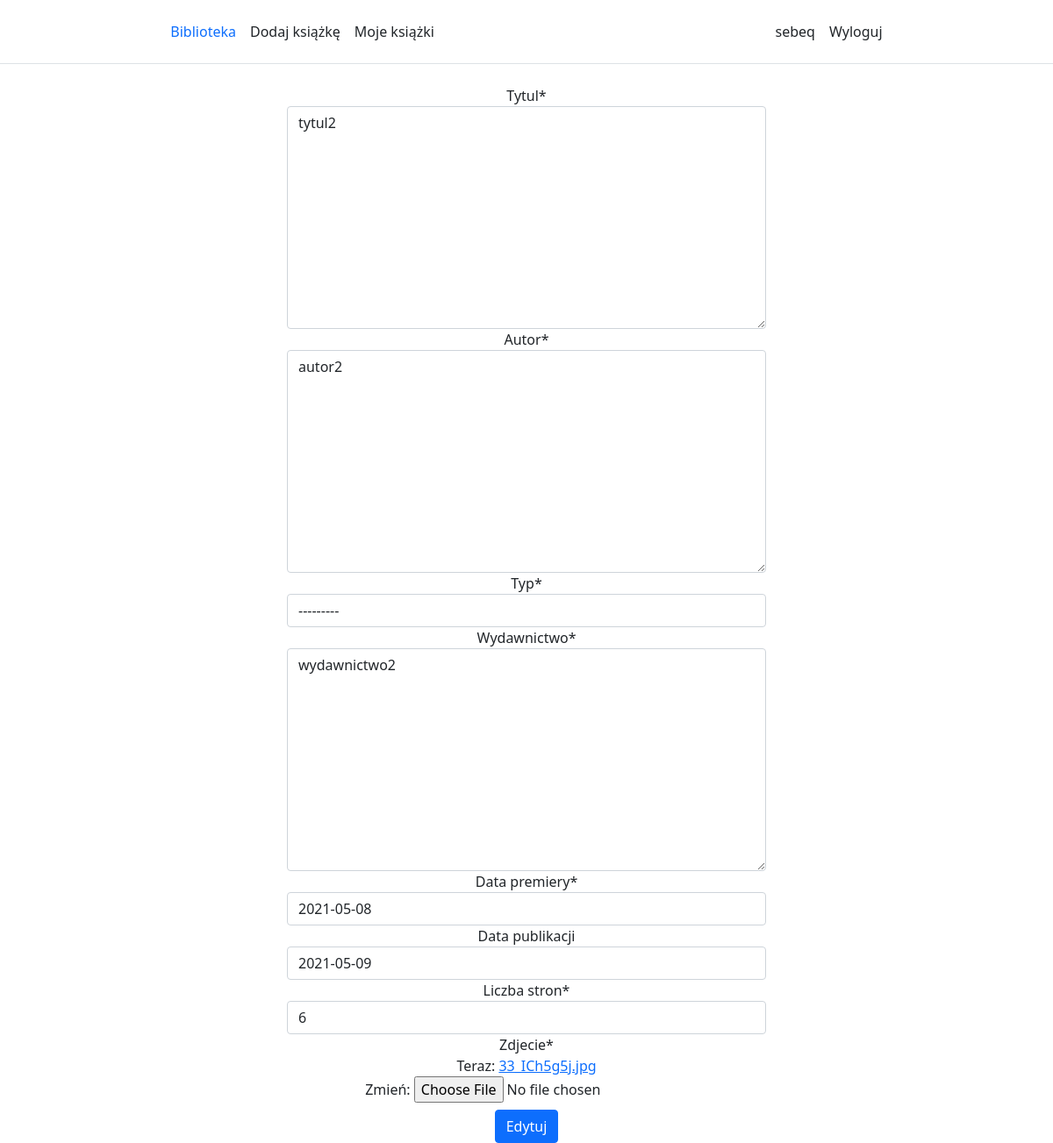
The app's page /edytuj/2 (signed in), older data.
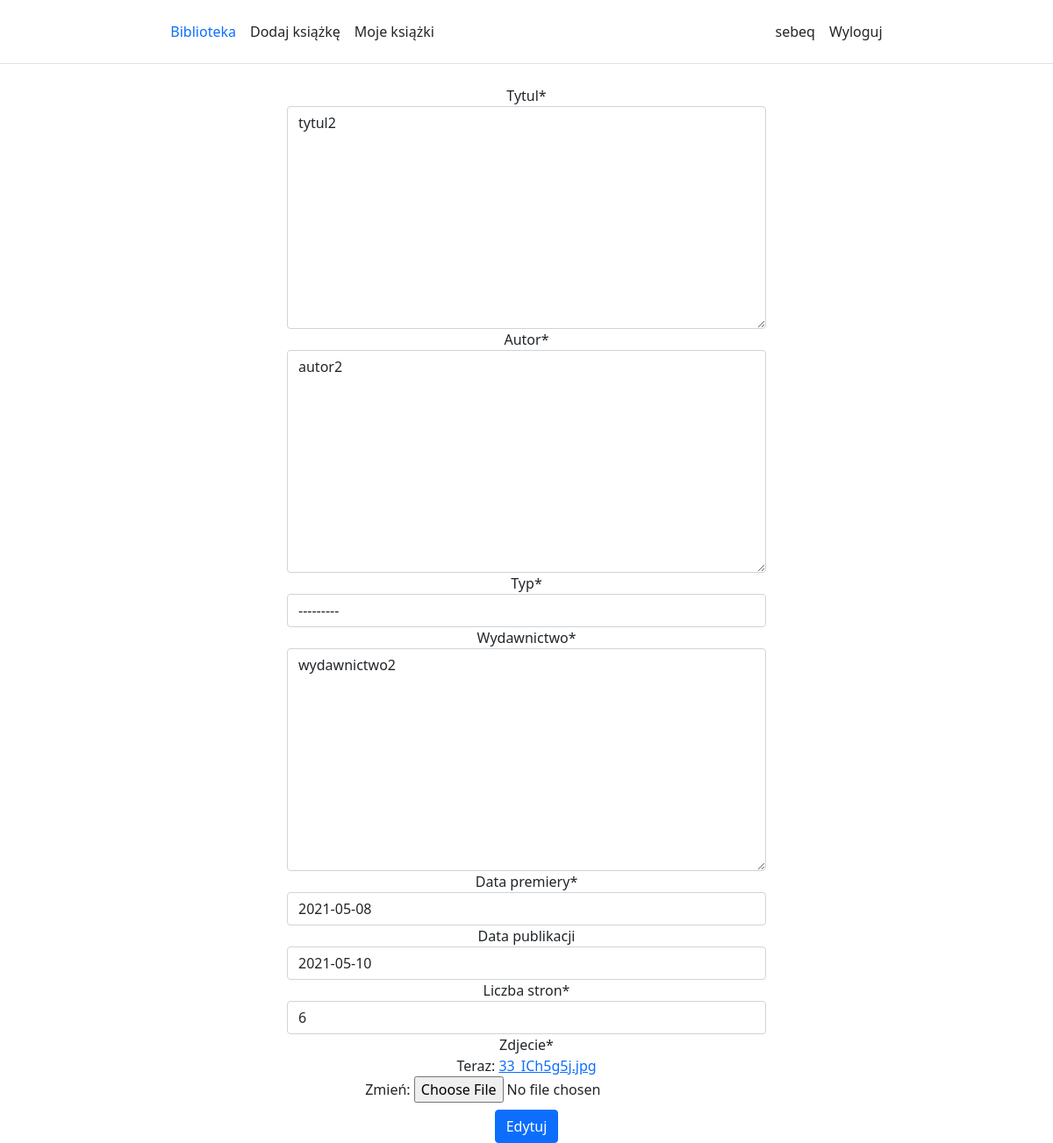
The same page, newer data.
### Biblioteka/models.py (models this page shows, shortened)
class Book(SoftDeleteObject, models.Model):
    MIEKKA = "Miękka"
    TWARDA = "Twarda"
    TYPE_OF_BOOK_CHOICES = [
        (MIEKKA, "Miękka"),
        (TWARDA, "Twarda"),
    ]
    tytul = models.TextField()
    autor = models.TextField()
    typ = models.CharField(
        max_length=6,
        choices=TYPE_OF_BOOK_CHOICES,
    )
    wydawnictwo = models.TextField()
    data_premiery = models.DateField()
    data_publikacji = models.DateField(default=None, null=True, blank=True)
    liczba_stron = models.IntegerField()
    uzytkownik = models.ForeignKey(User, on_delete=models.CASCADE)
    zdjecie = models.ImageField(upload_to='book_pics')

### Biblioteka/views.py (the view, shortened to what this page needs)
# urls.py: path('edytuj/<int:pk>', views.EdycjaKsiazki.as_view(), name="edytuj"),
class EdycjaKsiazki(LoginRequiredMixin, UserPassesTestMixin, UpdateView):
    model = Book
    fields = ['tytul', 'autor', 'typ', 'wydawnictwo', 'data_premiery', 'data_publikacji', 'liczba_stron', 'zdjecie']
    template_name = "Biblioteka/edytuj.html"
    def test_func(self):
        book = self.get_object()
        if self.request.user == book.uzytkownik:
            return True
        return False

### Biblioteka/templates/Biblioteka/edytuj.html (shortened to what this page needs)
{% extends 'Biblioteka/base.html' %}
{% load crispy_forms_tags %}
{% block content %}
<div class="container">
<div class="row justify-content-center">
<div class="col-6 text-center">
<form method="post">
    {{ form|crispy }}
    <button type="submit" class="btn btn-primary mt-2">Edytuj</button>
</form>
</div>
</div>
</div>
{% endblock content %}

### Biblioteka/templates/Biblioteka/base.html (shortened to what this page needs)
<!DOCTYPE html>
<html>
<head>
    <link href="https://cdn.jsdelivr.net/npm/bootstrap@5.0.0/dist/css/bootstrap.min.css" rel="stylesheet">
</head>
<body>
    <header class="d-flex flex-wrap align-items-center justify-content-center justify-content-md-around py-3 mb-4 border-bottom">
      <ul class="nav col-12 col-md-auto mb-2 justify-content-center mb-md-0">
        <li><a href="{% url 'Biblioteka:home' %}" class="nav-link px-2 link-primary">Biblioteka</a></li>
          {% if user.is_authenticated %}
            <li><a href="{% url 'Biblioteka:dodaj' %}" class="nav-link px-2 link-dark">Dodaj książkę</a></li>
            <li><a href="{% url 'Biblioteka:opublikowane-uzytkownika' %}" class="nav-link px-2 link-dark">Moje książki</a></li>
          {% endif %}
      </ul>
    {% if user.is_authenticated %}
      <ul class="nav col-12 col-md-auto mb-2 justify-content-center mb-md-0">
        <li><a href="#" class="nav-link px-2 link-dark">{{ user.get_username}}</a></li>
        <li><a href="{% url 'wyloguj' %}" class="nav-link px-2 link-dark">Wyloguj</a></li>
      </ul>
    {% else %}
        <ul class="nav col-12 col-md-auto mb-2 justify-content-center mb-md-0">
            <a href="{% url 'zarejestruj' %}"><button type="button" class="btn btn-outline-primary me-2">Zarejestruj</button></a>
            <a href="{% url 'zaloguj' %}"><button type="button" class="btn btn-primary">Zaloguj</button></a
        </ul>
    {% endif %}
    </header>
    <main>
        {% block content %}
        {% endblock content %}
    </main>
</body>
</html>

Row changes from the older to the newer data that the page shows:
changed Book "tytul2": data_publikacji "2021-05-09" → "2021-05-10"
